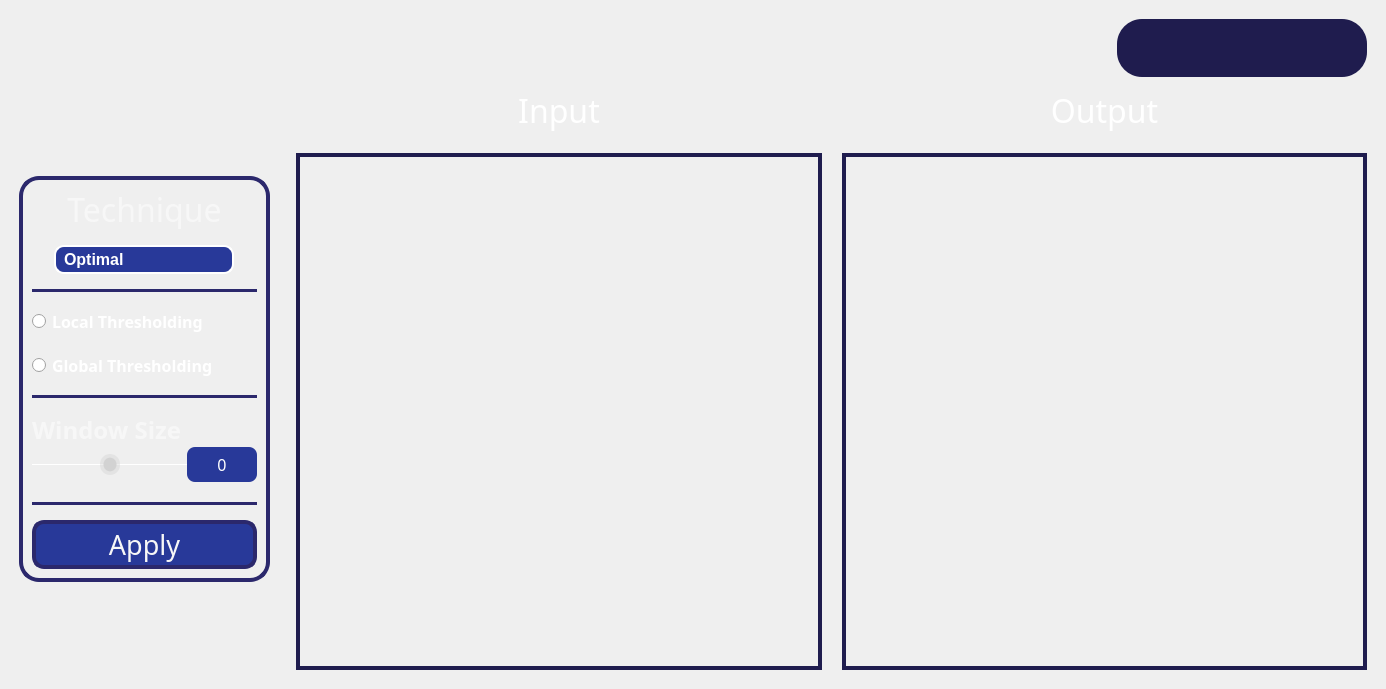
      <widget class="QWidget" name="thresholdTab">
       <attribute name="title">
        <string>Thresholding</string>
       </attribute>
       <widget class="QWidget" name="">
        <property name="geometry">
         <rect>
          <x>9</x>
          <y>171</y>
          <width>261</width>
          <height>411</height>
         </rect>
        </property>
        <layout class="QVBoxLayout" name="verticalLayout_2">
         <property name="leftMargin">
          <number>10</number>
         </property>
         <item>
          <spacer name="verticalSpacer_2">
           <property name="orientation">
            <enum>Qt::Vertical</enum>
           </property>
           <property name="sizeType">
            <enum>QSizePolicy::Maximum</enum>
           </property>
           <property name="sizeHint" stdset="0">
            <size>
             <width>20</width>
             <height>130</height>
            </size>
           </property>
          </spacer>
         </item>
         <item>
          <widget class="QFrame" name="frame">
           <property name="minimumSize">
            <size>
             <width>250</width>
             <height>0</height>
            </size>
           </property>
           <property name="maximumSize">
            <size>
             <width>250</width>
             <height>16777215</height>
            </size>
           </property>
           <property name="styleSheet">
            <string notr="true">QFrame{
	border-radius:20px;
	border: 4px solid rgb(43, 40, 108);
}</string>
           </property>
           <property name="frameShape">
            <enum>QFrame::StyledPanel</enum>
           </property>
           <property name="frameShadow">
            <enum>QFrame::Raised</enum>
           </property>
           <layout class="QGridLayout" name="gridLayout_3">
            <property name="sizeConstraint">
             <enum>QLayout::SetMaximumSize</enum>
            </property>
            <property name="horizontalSpacing">
             <number>6</number>
            </property>
            <item row="1" column="0">
             <layout class="QVBoxLayout" name="verticalLayout">
              <property name="spacing">
               <number>15</number>
              </property>
              <property name="topMargin">
               <number>10</number>
              </property>
              <item alignment="Qt::AlignHCenter">
               <widget class="QComboBox" name="threshold_comboBox">
                <property name="minimumSize">
                 <size>
                  <width>180</width>
                  <height>0</height>
                 </size>
                </property>
                <property name="maximumSize">
                 <size>
                  <width>180</width>
                  <height>16777215</height>
                 </size>
                </property>
                <property name="styleSheet">
                 <string notr="true">QComboBox {
    border: 2px solid rgb(255, 255, 255); /* Border color for the combobox */
    border-radius: 10px;
    padding: 2px 18px 2px 8px; /* Adjust padding as needed */
    background-color: rgb(40, 57, 153); /* Background color of the combobox */
    color: #FFFFFF; /* Text color */
	font-family: &quot;Overpass&quot;, sans-serif; /* Set the desired font-family */
	font-weight:bold;
	font-size:16px;
}

QComboBox:hover {
    border: 2px solid rgb(207, 207, 207); /* Border color for the combobox */
}

QComboBox::drop-down {
    border: none;
}

QComboBox::down-arrow {
	image: url(icons/arrow-drop-down.png);
    width: 35px;
    height: 35px;
	margin-right: 20px; /* Adjust the margin-right to move the arrow to the left */
}




</string>
                </property>
                <item>
                 <property name="text">
                  <string>Optimal</string>
                 </property>
                </item>
                <item>
                 <property name="text">
                  <string>Otsu</string>
                 </property>
                </item>
                <item>
                 <property name="text">
                  <string>Spectral</string>
                 </property>
                </item>
               </widget>
              </item>
              <item>
               <widget class="Line" name="line_1">
                <property name="styleSheet">
                 <string notr="true">/* Line style */

  /* Set the width of the line */
  width: 20px;

  /* Set the height of the line */
  height: 5px;

  /* Set the background color of the line */
  background-color: rgb(43, 40, 108);

  /* Set the border of the line */
  border: 10px;

  /* Set the border radius of the line */
  border-radius:5px;



</string>
                </property>
                <property name="orientation">
                 <enum>Qt::Horizontal</enum>
                </property>
               </widget>
              </item>
              <item>
               <layout class="QVBoxLayout" name="verticalLayout_4">
                <item>
                 <widget class="QRadioButton" name="localRadio">
                  <property name="font">
                   <font>
                    <family>Overpass SemiBold</family>
                    <pointsize>12</pointsize>
                    <bold>true</bold>
                   </font>
                  </property>
                  <property name="styleSheet">
                   <string notr="true">color:white;
font-weight:10000px;</string>
                  </property>
                  <property name="text">
                   <string>Local Thresholding</string>
                  </property>
                 </widget>
                </item>
                <item>
                 <widget class="QRadioButton" name="globalRadio">
                  <property name="font">
                   <font>
                    <family>Overpass SemiBold</family>
                    <pointsize>12</pointsize>
                    <bold>true</bold>
                   </font>
                  </property>
                  <property name="styleSheet">
                   <string notr="true">color:white;
font-weight:10000px;</string>
                  </property>
                  <property name="text">
                   <string>Global Thresholding</string>
                  </property>
                 </widget>
                </item>
               </layout>
              </item>
              <item>
               <widget class="Line" name="line_2">
                <property name="styleSheet">
                 <string notr="true">/* Line style */

  /* Set the width of the line */
  width: 20px;

  /* Set the height of the line */
  height: 5px;

  /* Set the background color of the line */
  background-color: rgb(43, 40, 108);

  /* Set the border of the line */
  border: 10px;

  /* Set the border radius of the line */
  border-radius:5px;



</string>
                </property>
                <property name="orientation">
                 <enum>Qt::Horizontal</enum>
                </property>
               </widget>
              </item>
              <item>
               <layout class="QVBoxLayout" name="verticalLayout_3">
                <property name="spacing">
                 <number>0</number>
                </property>
                <property name="bottomMargin">
                 <number>5</number>
                </property>
                <item alignment="Qt::AlignLeft">
                 <widget class="QLabel" name="windowSizeLabel">
                  <property name="maximumSize">
                   <size>
                    <width>16777215</width>
                    <height>40</height>
                   </size>
                  </property>
                  <property name="font">
                   <font>
                    <family>Overpass Black</family>
                    <pointsize>18</pointsize>
                    <bold>true</bold>
                   </font>
                  </property>
                  <property name="styleSheet">
                   <string notr="true">QLabel{
	color: rgb(247, 247, 247);
	border:none;
}</string>
                  </property>
                  <property name="text">
                   <string>Window Size</string>
                  </property>
                  <property name="textFormat">
                   <enum>Qt::AutoText</enum>
                  </property>
                  <property name="alignment">
                   <set>Qt::AlignCenter</set>
                  </property>
                 </widget>
                </item>
                <item>
                 <layout class="QHBoxLayout" name="horizontalLayout">
                  <item>
                   <widget class="QSlider" name="windowSlider">
                    <property name="sizePolicy">
                     <sizepolicy hsizetype="Preferred" vsizetype="Preferred">
                      <horstretch>0</horstretch>
                      <verstretch>0</verstretch>
                     </sizepolicy>
                    </property>
                    <property name="minimumSize">
                     <size>
                      <width>100</width>
                      <height>35</height>
                     </size>
                    </property>
                    <property name="maximumSize">
                     <size>
                      <width>16777215</width>
                      <height>40</height>
                     </size>
                    </property>
                    <property name="styleSheet">
                     <string notr="true">QSlider:horizontal {
    min-height: 35%;
}
QSlider::groove:horizontal {
    height: 1px;
    background: white; 
}
QSlider::handle:horizontal {
    width: 20px;
    margin-top: -10px;
    margin-bottom: -10px;
    border-radius: 10px;
    background: qradialgradient(spread:reflect, cx:0.5, cy:0.5, radius:0.5, fx:0.5, fy:0.5, stop:0.6 rgba(210, 210, 210, 255), stop:0.7 rgba(210, 210, 210, 100));
}
QSlider::handle:horizontal:hover {
    background: qradialgradient(spread:reflect, cx:0.5, cy:0.5, radius:0.5, fx:0.5, fy:0.5, stop:0.6 rgba(255, 255, 255, 255), stop:0.7 rgba(255, 255, 255, 100));
}</string>
                    </property>
                    <property name="minimum">
                     <number>50</number>
                    </property>
                    <property name="maximum">
                     <number>250</number>
                    </property>
                    <property name="value">
                     <number>150</number>
                    </property>
                    <property name="orientation">
                     <enum>Qt::Horizontal</enum>
                    </property>
                   </widget>
                  </item>
                  <item>
                   <widget class="QLabel" name="window_val">
                    <property name="maximumSize">
                     <size>
                      <width>70</width>
                      <height>40</height>
                     </size>
                    </property>
                    <property name="font">
                     <font>
                      <family>Impact</family>
                      <pointsize>12</pointsize>
                     </font>
                    </property>
                    <property name="styleSheet">
                     <string notr="true">QLabel {
background-color: rgb(40, 57, 153);
border: 0;
border-radius: 8px;
color: #fff;
}</string>
                    </property>
                    <property name="frameShape">
                     <enum>QFrame::NoFrame</enum>
                    </property>
                    <property name="frameShadow">
                     <enum>QFrame::Plain</enum>
                    </property>
                    <property name="lineWidth">
                     <number>5</number>
                    </property>
                    <property name="midLineWidth">
                     <number>5</number>
                    </property>
                    <property name="text">
                     <string>0</string>
                    </property>
                    <property name="textFormat">
                     <enum>Qt::AutoText</enum>
                    </property>
                    <property name="alignment">
                     <set>Qt::AlignCenter</set>
                    </property>
                   </widget>
                  </item>
                 </layout>
                </item>
               </layout>
              </item>
              <item>
               <widget class="Line" name="line_5">
                <property name="styleSheet">
                 <string notr="true">/* Line style */

  /* Set the width of the line */
  width: 20px;

  /* Set the height of the line */
  height: 5px;

  /* Set the background color of the line */
  background-color: rgb(43, 40, 108);

  /* Set the border of the line */
  border: 10px;

  /* Set the border radius of the line */
  border-radius:5px;



</string>
                </property>
                <property name="orientation">
                 <enum>Qt::Horizontal</enum>
                </property>
               </widget>
              </item>
              <item>
               <widget class="QPushButton" name="applyThreshold">
                <property name="enabled">
                 <bool>true</bool>
                </property>
                <property name="sizePolicy">
                 <sizepolicy hsizetype="Minimum" vsizetype="Fixed">
                  <horstretch>0</horstretch>
                  <verstretch>0</verstretch>
                 </sizepolicy>
                </property>
                <property name="minimumSize">
                 <size>
                  <width>0</width>
                  <height>0</height>
                 </size>
                </property>
                <property name="maximumSize">
                 <size>
                  <width>16777215</width>
                  <height>16777215</height>
                 </size>
                </property>
                <property name="font">
                 <font>
                  <family>Impact</family>
                  <pointsize>20</pointsize>
                  <bold>false</bold>
                 </font>
                </property>
                <property name="layoutDirection">
                 <enum>Qt::LeftToRight</enum>
                </property>
                <property name="autoFillBackground">
                 <bool>false</bool>
                </property>
                <property name="styleSheet">
                 <string notr="true">QPushButton{
appearance: button;
backface-visibility: hidden;
background-color: #283999;
border-radius: 12px;
border: 4px solid rgb(43, 40, 108);
box-shadow: rgba(50, 50, 93, .1) 0 0 0 1px inset,rgba(50, 50, 93, .1) 0 2px 5px 0,rgba(0, 0, 0, .07) 0 1px 1px 0;
	color: rgb(247, 247, 247);
margin-left:0;
cursor: pointer;
font-size: 100%;
height: 35px;
padding: 3px 15px;
position: relative;
text-align: center;
}
QPushButton:hover{
background-color: #3348c1;
}
QPushButton:pressed{
background-color: #1c2973;
}</string>
                </property>
                <property name="text">
                 <string>Apply</string>
                </property>
                <property name="autoDefault">
                 <bool>false</bool>
                </property>
               </widget>
              </item>
             </layout>
            </item>
            <item row="0" column="0">
             <widget class="QLabel" name="Technique">
              <property name="maximumSize">
               <size>
                <width>16777215</width>
                <height>40</height>
               </size>
              </property>
              <property name="font">
               <font>
                <family>Impact</family>
                <pointsize>24</pointsize>
                <bold>false</bold>
               </font>
              </property>
              <property name="styleSheet">
               <string notr="true">QLabel{
	color: rgb(247, 247, 247);
	border:none;
}</string>
              </property>
              <property name="text">
               <string>Technique</string>
              </property>
              <property name="textFormat">
               <enum>Qt::AutoText</enum>
              </property>
              <property name="alignment">
               <set>Qt::AlignCenter</set>
              </property>
             </widget>
            </item>
           </layout>
          </widget>
         </item>
         <item>
          <spacer name="verticalSpacer_3">
           <property name="orientation">
            <enum>Qt::Vertical</enum>
           </property>
           <property name="sizeType">
            <enum>QSizePolicy::Maximum</enum>
           </property>
           <property name="sizeHint" stdset="0">
            <size>
             <width>20</width>
             <height>120</height>
            </size>
           </property>
          </spacer>
         </item>
        </layout>
       </widget>
       <widget class="QWidget" name="">
        <property name="geometry">
         <rect>
          <x>276</x>
          <y>9</y>
          <width>1101</width>
          <height>671</height>
         </rect>
        </property>
        <layout class="QVBoxLayout" name="verticalLayout_8">
         <property name="leftMargin">
          <number>10</number>
         </property>
         <property name="topMargin">
          <number>10</number>
         </property>
         <property name="rightMargin">
          <number>10</number>
         </property>
         <property name="bottomMargin">
          <number>10</number>
         </property>
         <item>
          <layout class="QHBoxLayout" name="horizontalLayout_8">
           <item>
            <spacer name="horizontalSpacer">
             <property name="orientation">
              <enum>Qt::Horizontal</enum>
             </property>
             <property name="sizeHint" stdset="0">
              <size>
               <width>40</width>
               <height>20</height>
              </size>
             </property>
            </spacer>
           </item>
           <item>
            <widget class="QFrame" name="frame_11">
             <property name="minimumSize">
              <size>
               <width>250</width>
               <height>0</height>
              </size>
             </property>
             <property name="maximumSize">
              <size>
               <width>400</width>
               <height>16777215</height>
              </size>
             </property>
             <property name="styleSheet">
              <string notr="true">background-color: #1f1c4e;
border-radius:25px;</string>
             </property>
             <property name="frameShape">
              <enum>QFrame::StyledPanel</enum>
             </property>
             <property name="frameShadow">
              <enum>QFrame::Raised</enum>
             </property>
             <layout class="QGridLayout" name="gridLayout_2">
              <property name="leftMargin">
               <number>0</number>
              </property>
              <property name="rightMargin">
               <number>0</number>
              </property>
              <property name="verticalSpacing">
               <number>10</number>
              </property>
              <item row="0" column="0">
               <layout class="QHBoxLayout" name="horizontalLayout_7">
                <property name="spacing">
                 <number>5</number>
                </property>
                <item>
                 <widget class="QPushButton" name="importButton">
                  <property name="minimumSize">
                   <size>
                    <width>60</width>
                    <height>40</height>
                   </size>
                  </property>
                  <property name="maximumSize">
                   <size>
                    <width>50</width>
                    <height>70</height>
                   </size>
                  </property>
                  <property name="toolTip">
                   <string>Upload File</string>
                  </property>
                  <property name="styleSheet">
                   <string notr="true">QPushButton {
    appearance: button;
    background: rgba(74, 74, 74, 0);
    border-radius: 12px;
	
	image: url(icons/upload-square-svgrepo-com.png);
	icon-size: 40px; /* Set the desired icon size */
}

QPushButton:hover {
    background-color: rgb(255, 255, 255);
	image: url(icons/upload-square-svgrepo-com (1).png);
	icon-size: 40px; /* Set the desired icon size */
}
QPushButton:pressed {
    background-color: #A0A0A0; /* Set the desired color when the button is pressed */
}</string>
                  </property>
                  <property name="text">
                   <string/>
                  </property>
                 </widget>
                </item>
                <item>
                 <widget class="QPushButton" name="resetButton">
                  <property name="minimumSize">
                   <size>
                    <width>60</width>
                    <height>40</height>
                   </size>
                  </property>
                  <property name="maximumSize">
                   <size>
                    <width>50</width>
                    <height>70</height>
                   </size>
                  </property>
                  <property name="toolTip">
                   <string>&lt;html&gt;&lt;head/&gt;&lt;body&gt;&lt;p&gt;Reset&lt;/p&gt;&lt;/body&gt;&lt;/html&gt;</string>
                  </property>
                  <property name="styleSheet">
                   <string notr="true">QPushButton {
    appearance: button;
    background: rgba(74, 74, 74, 0);
    border-radius: 20px;
	
	image: url(icons/reset-svgrepo-com.png);
	icon-size: 40px; /* Set the desired icon size */
}

QPushButton:hover {
    background-color: rgb(255, 255, 255);
	image: url(icons/reset-svgrepo-com (1).png);
	icon-size: 40px; /* Set the desired icon size */
}
QPushButton:pressed {
    background-color: #A0A0A0; /* Set the desired color when the button is pressed */
}</string>
                  </property>
                  <property name="text">
                   <string/>
                  </property>
                  <property name="iconSize">
                   <size>
                    <width>40</width>
                    <height>40</height>
                   </size>
                  </property>
                 </widget>
                </item>
                <item>
                 <widget class="QPushButton" name="clearButton">
                  <property name="minimumSize">
                   <size>
                    <width>60</width>
                    <height>40</height>
                   </size>
                  </property>
                  <property name="maximumSize">
                   <size>
                    <width>50</width>
                    <height>70</height>
                   </size>
                  </property>
                  <property name="toolTip">
                   <string>&lt;html&gt;&lt;head/&gt;&lt;body&gt;&lt;p&gt;Clear&lt;/p&gt;&lt;/body&gt;&lt;/html&gt;</string>
                  </property>
                  <property name="styleSheet">
                   <string notr="true">QPushButton {
    appearance: button;
    background: rgba(74, 74, 74, 0);
    border-radius: 20px;
	
	image: url(icons/clear-circle-svgrepo-com.png);
	icon-size: 40px; /* Set the desired icon size */
}

QPushButton:hover {
    background-color: rgb(255, 255, 255);
	
	image: url(icons/clear-circle-svgrepo-com (1).png);
	icon-size: 40px; /* Set the desired icon size */
}
QPushButton:pressed {
    background-color: #A0A0A0; /* Set the desired color when the button is pressed */
}</string>
                  </property>
                  <property name="text">
                   <string/>
                  </property>
                  <property name="iconSize">
                   <size>
                    <width>40</width>
                    <height>40</height>
                   </size>
                  </property>
                 </widget>
                </item>
               </layout>
              </item>
             </layout>
            </widget>
           </item>
          </layout>
         </item>
         <item>
          <layout class="QHBoxLayout" name="horizontalLayout_2">
           <property name="spacing">
            <number>20</number>
           </property>
           <property name="leftMargin">
            <number>10</number>
           </property>
           <property name="topMargin">
            <number>5</number>
           </property>
           <item>
            <layout class="QVBoxLayout" name="verticalLayout_6" stretch="0,4">
             <item>
              <widget class="QLabel" name="inputLabel">
               <property name="font">
                <font>
                 <family>Impact</family>
                 <pointsize>24</pointsize>
                 <bold>false</bold>
                </font>
               </property>
               <property name="styleSheet">
                <string notr="true">QLabel{
	color: white;
	border:none;
}</string>
               </property>
               <property name="text">
                <string>Input</string>
               </property>
               <property name="alignment">
                <set>Qt::AlignCenter</set>
               </property>
              </widget>
             </item>
             <item>
              <widget class="QWidget" name="input1" native="true">
               <property name="styleSheet">
                <string notr="true">	border: 4px solid #1f1c4e;
</string>
               </property>
              </widget>
             </item>
            </layout>
           </item>
           <item>
            <layout class="QVBoxLayout" name="verticalLayout_7" stretch="0,4">
             <item>
              <widget class="QLabel" name="outputLabel">
               <property name="font">
                <font>
                 <family>Impact</family>
                 <pointsize>24</pointsize>
                 <bold>false</bold>
                </font>
               </property>
               <property name="styleSheet">
                <string notr="true">QLabel{
	color: white;
	border:none;
}</string>
               </property>
               <property name="text">
                <string>Output</string>
               </property>
               <property name="alignment">
                <set>Qt::AlignCenter</set>
               </property>
              </widget>
             </item>
             <item>
              <widget class="QWidget" name="output1" native="true">
               <property name="styleSheet">
                <string notr="true">	border: 4px solid #1f1c4e;</string>
               </property>
              </widget>
             </item>
            </layout>
           </item>
          </layout>
         </item>
        </layout>
       </widget>
      </widget>
